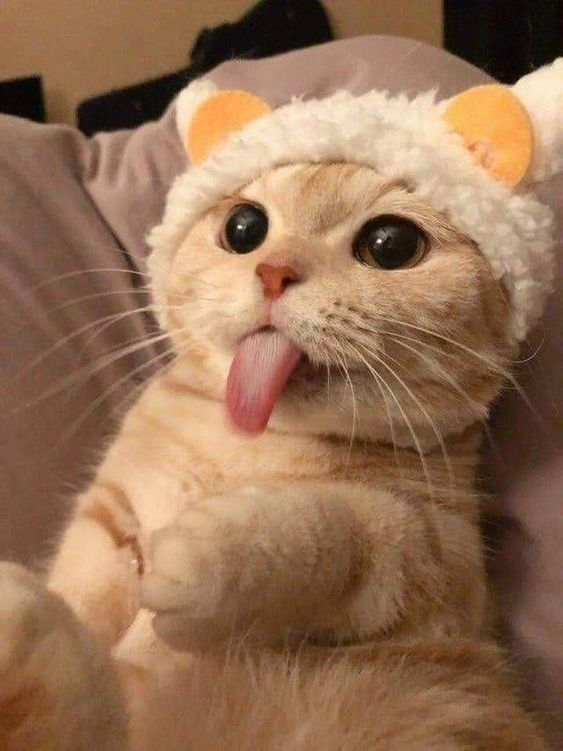
#> input picture image/cat.jpg, 563 x 751 px
$ python draw_line.py
#> lines starting #> are read from the running program, lines starting #| are printed output that depends on the picture
import cv2

paht = './image'
filename = 'cat'
width = 640
height = 480
size = (width, height)

img = cv2.imread(f'{paht}/{filename}.jpg')
#> img is the input picture: shape (751, 563, 3); mean B, G, R 84.6, 112.6, 149.3

#resize
size_img = cv2.resize(img, size)
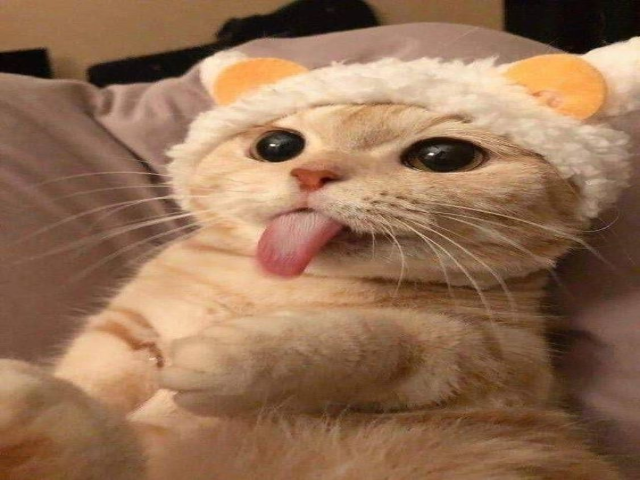
#> size_img: shape (480, 640, 3); mean B, G, R 84.5, 112.5, 149.2

#draw line => line( image, start(x, y), end(x, y), color(bgr), weight)
cv2.line(size_img, (40,400), (600,400), (33, 33, 247), 3) # red line
cv2.arrowedLine(size_img, (40,350), (600,350), (255, 51, 51), 5) # blue line with arrow
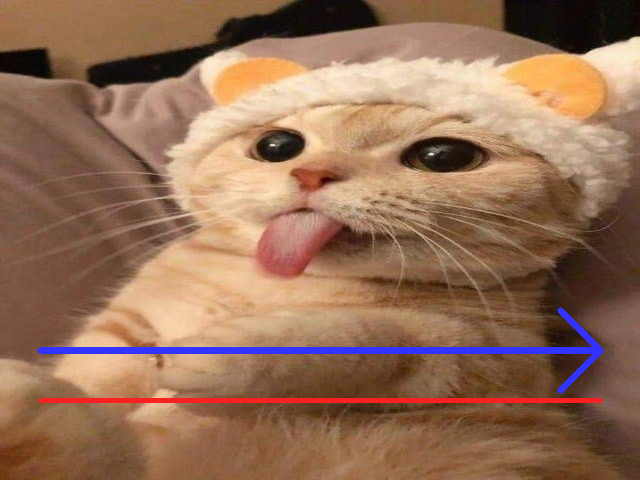
#> size_img: shape (480, 640, 3); mean B, G, R 87, 111.2, 149

#show
cv2.imshow('Output', size_img)
cv2.waitKey(0)

cv2.destroyAllWindows()

$ run again, with image/ball_color.jpg copied over image/cat.jpg
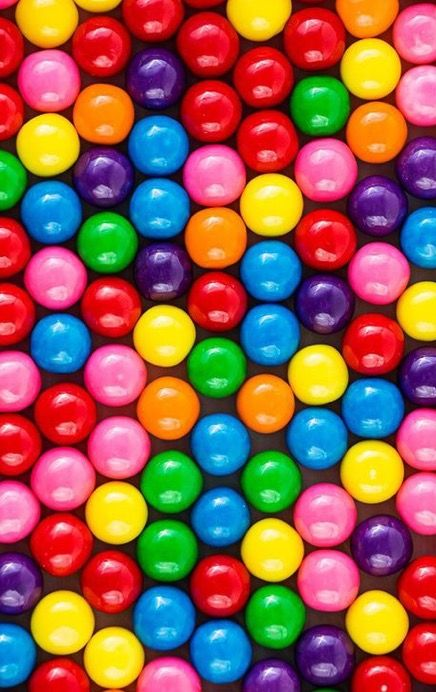
#> input picture image/ball_color.jpg, 436 x 692 px
#> img is the input picture: shape (692, 436, 3); mean B, G, R 78.5, 93.8, 146.4
#> `size_img = cv2.resize(img, size)`:
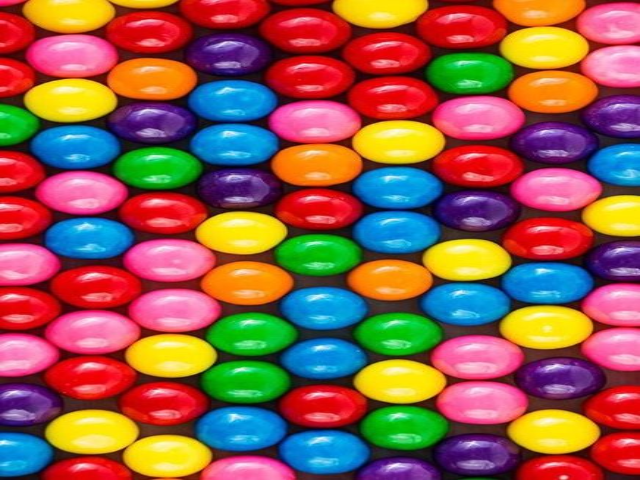
#> size_img: shape (480, 640, 3); mean B, G, R 78.4, 93.7, 146.3
#> `cv2.arrowedLine(size_img, (40,350), (600,350), (255, 51, 51), 5)`:
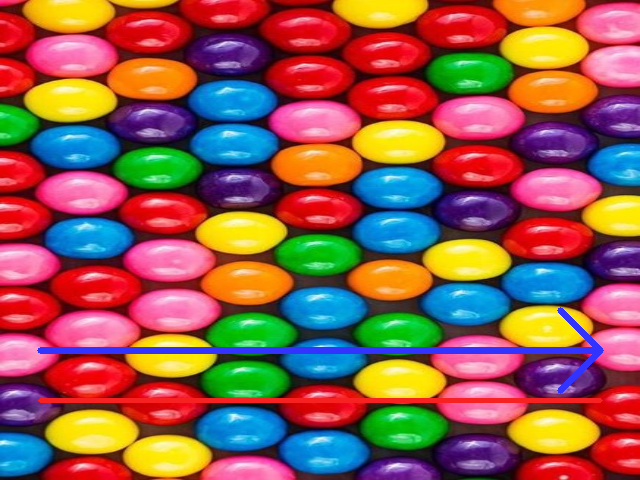
#> size_img: shape (480, 640, 3); mean B, G, R 80.8, 92.4, 145.7

$ run again, with image/coin_noise.JPG copied over image/cat.jpg
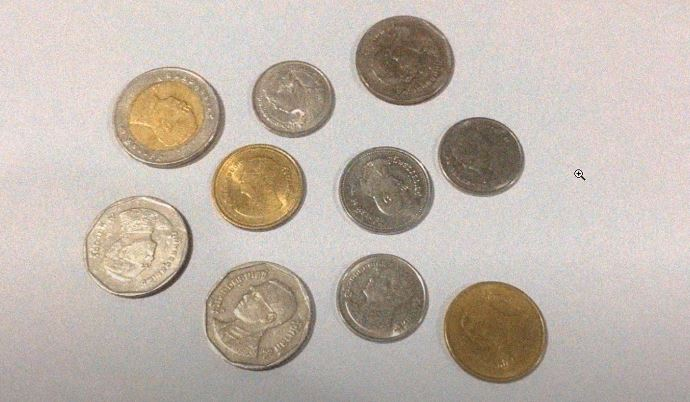
#> input picture image/coin_noise.JPG, 690 x 402 px
#> img is the input picture: shape (402, 690, 3); mean B, G, R 171.5, 181.1, 191.7
#> `size_img = cv2.resize(img, size)`:
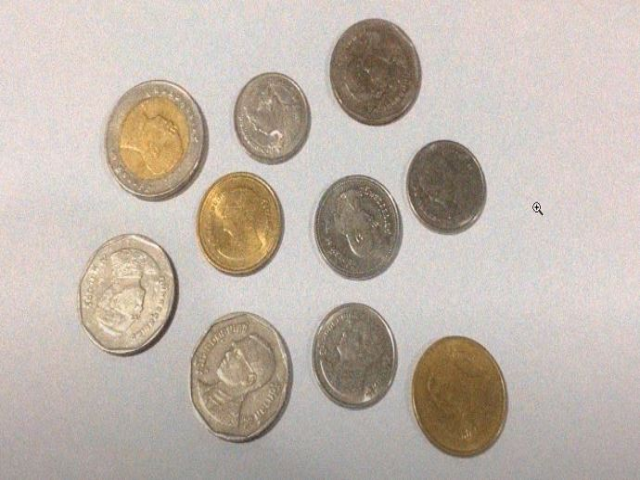
#> size_img: shape (480, 640, 3); mean B, G, R 171.4, 180.9, 191.6
#> `cv2.arrowedLine(size_img, (40,350), (600,350), (255, 51, 51), 5)`:
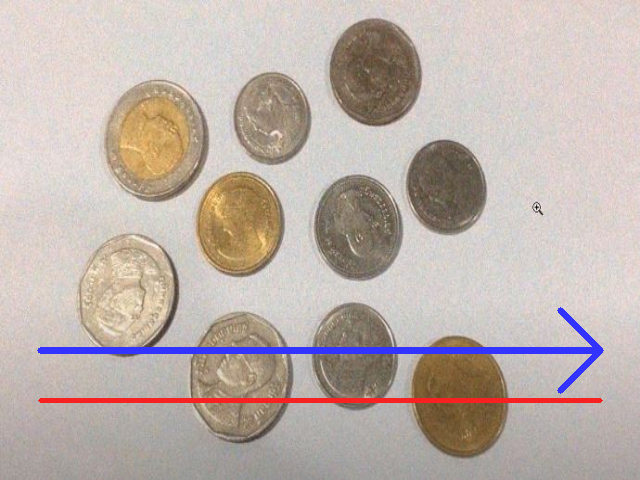
#> size_img: shape (480, 640, 3); mean B, G, R 172, 178.1, 190.5
